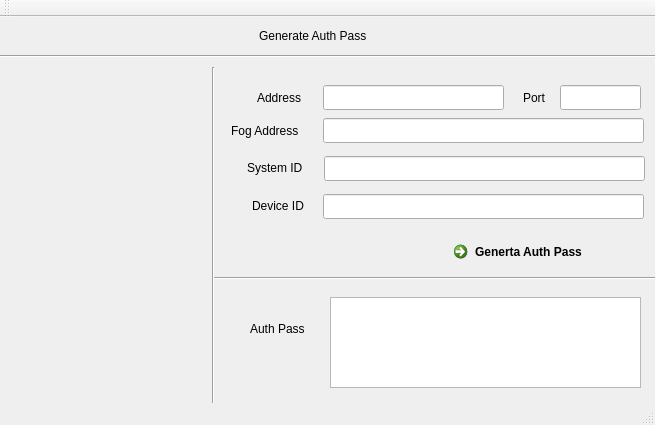
<?xml version="1.0" encoding="UTF-8"?>
<ui version="4.0">
 <class>MainWindow</class>
 <widget class="QMainWindow" name="MainWindow">
  <property name="geometry">
   <rect>
    <x>0</x>
    <y>0</y>
    <width>655</width>
    <height>425</height>
   </rect>
  </property>
  <property name="windowTitle">
   <string>MainWindow</string>
  </property>
  <widget class="QWidget" name="centralWidget">
   <widget class="QLabel" name="label">
    <property name="geometry">
     <rect>
      <x>259</x>
      <y>10</y>
      <width>141</width>
      <height>17</height>
     </rect>
    </property>
    <property name="text">
     <string>Generate Auth Pass</string>
    </property>
   </widget>
   <widget class="Line" name="line">
    <property name="geometry">
     <rect>
      <x>-3</x>
      <y>29</y>
      <width>661</width>
      <height>20</height>
     </rect>
    </property>
    <property name="orientation">
     <enum>Qt::Horizontal</enum>
    </property>
   </widget>
   <widget class="QLabel" name="labelPicture">
    <property name="geometry">
     <rect>
      <x>26</x>
      <y>120</y>
      <width>161</width>
      <height>151</height>
     </rect>
    </property>
    <property name="text">
     <string/>
    </property>
   </widget>
   <widget class="Line" name="line_2">
    <property name="geometry">
     <rect>
      <x>203</x>
      <y>50</y>
      <width>20</width>
      <height>441</height>
     </rect>
    </property>
    <property name="orientation">
     <enum>Qt::Vertical</enum>
    </property>
   </widget>
   <widget class="QLabel" name="label_3">
    <property name="geometry">
     <rect>
      <x>231</x>
      <y>105</y>
      <width>91</width>
      <height>17</height>
     </rect>
    </property>
    <property name="text">
     <string>Fog Address</string>
    </property>
   </widget>
   <widget class="QLineEdit" name="lineEdit">
    <property name="geometry">
     <rect>
      <x>323</x>
      <y>101</y>
      <width>321</width>
      <height>25</height>
     </rect>
    </property>
   </widget>
   <widget class="QLabel" name="label_4">
    <property name="geometry">
     <rect>
      <x>247</x>
      <y>142</y>
      <width>67</width>
      <height>17</height>
     </rect>
    </property>
    <property name="text">
     <string>System ID</string>
    </property>
   </widget>
   <widget class="QLineEdit" name="lineEdit_2">
    <property name="geometry">
     <rect>
      <x>324</x>
      <y>139</y>
      <width>321</width>
      <height>25</height>
     </rect>
    </property>
   </widget>
   <widget class="QLabel" name="label_5">
    <property name="geometry">
     <rect>
      <x>252</x>
      <y>180</y>
      <width>67</width>
      <height>17</height>
     </rect>
    </property>
    <property name="text">
     <string>Device ID</string>
    </property>
   </widget>
   <widget class="QLineEdit" name="lineEdit_3">
    <property name="geometry">
     <rect>
      <x>323</x>
      <y>177</y>
      <width>321</width>
      <height>25</height>
     </rect>
    </property>
   </widget>
   <widget class="QCommandLinkButton" name="commandLinkButton">
    <property name="geometry">
     <rect>
      <x>446</x>
      <y>217</y>
      <width>177</width>
      <height>31</height>
     </rect>
    </property>
    <property name="text">
     <string>Generta Auth Pass</string>
    </property>
   </widget>
   <widget class="QLabel" name="label_7">
    <property name="geometry">
     <rect>
      <x>250</x>
      <y>303</y>
      <width>67</width>
      <height>17</height>
     </rect>
    </property>
    <property name="text">
     <string>Auth Pass</string>
    </property>
   </widget>
   <widget class="QTextEdit" name="textEdit">
    <property name="geometry">
     <rect>
      <x>330</x>
      <y>280</y>
      <width>311</width>
      <height>91</height>
     </rect>
    </property>
   </widget>
   <widget class="QLabel" name="label_8">
    <property name="geometry">
     <rect>
      <x>257</x>
      <y>72</y>
      <width>61</width>
      <height>17</height>
     </rect>
    </property>
    <property name="text">
     <string>Address</string>
    </property>
   </widget>
   <widget class="QLineEdit" name="lineEdit_5">
    <property name="geometry">
     <rect>
      <x>323</x>
      <y>68</y>
      <width>181</width>
      <height>25</height>
     </rect>
    </property>
   </widget>
   <widget class="QLabel" name="label_9">
    <property name="geometry">
     <rect>
      <x>523</x>
      <y>72</y>
      <width>31</width>
      <height>17</height>
     </rect>
    </property>
    <property name="text">
     <string>Port</string>
    </property>
   </widget>
   <widget class="QLineEdit" name="lineEdit_6">
    <property name="geometry">
     <rect>
      <x>560</x>
      <y>68</y>
      <width>81</width>
      <height>25</height>
     </rect>
    </property>
   </widget>
   <widget class="Line" name="line_3">
    <property name="geometry">
     <rect>
      <x>214</x>
      <y>251</y>
      <width>451</width>
      <height>20</height>
     </rect>
    </property>
    <property name="orientation">
     <enum>Qt::Horizontal</enum>
    </property>
   </widget>
  </widget>
  <widget class="QToolBar" name="mainToolBar">
   <attribute name="toolBarArea">
    <enum>TopToolBarArea</enum>
   </attribute>
   <attribute name="toolBarBreak">
    <bool>false</bool>
   </attribute>
  </widget>
  <widget class="QStatusBar" name="statusBar"/>
 </widget>
 <layoutdefault spacing="6" margin="11"/>
 <resources/>
 <connections/>
</ui>
